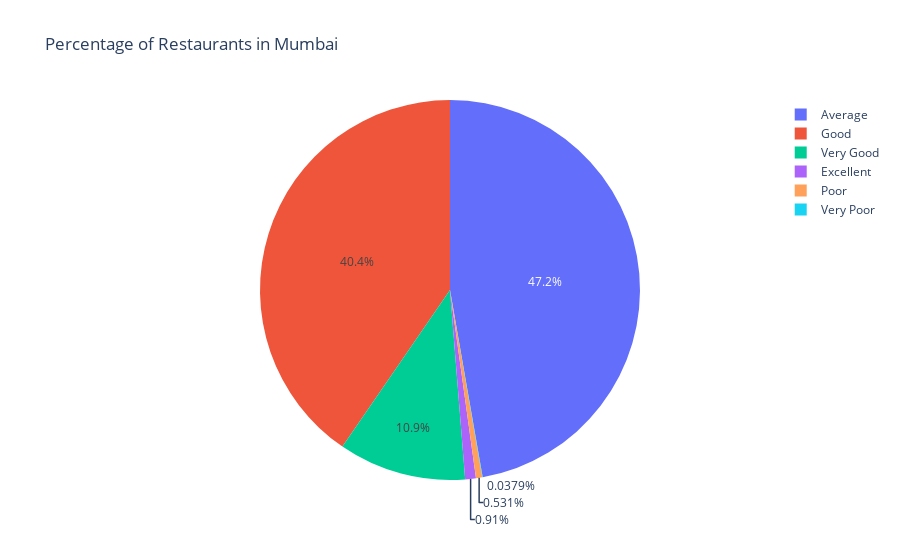

The notebook cell saved with this chart:
### Code cell
px.pie(ratings,names = "RATING_TYPE",values = "No of Restaurants",color = "RATING_TYPE", title = "Percentage of Restaurants in Mumbai")

### Figure 1 — Plotly figure (JSON) as saved in the notebook; plotly's stock layout.template omitted (floating-point values rounded to 4 significant figures)
{"data": [{"customdata": [["Average"], ["Good"], ["Very Good"], ["Excellent"], ["Poor"], ["Very Poor"]], "domain": {"x": [0, 1], "y": [0, 1]}, "hovertemplate": "RATING_TYPE=%{customdata[0]}<br>No of Restaurants=%{value}<extra></extra>", "labels": ["Average", "Good", "Very Good", "Excellent", "Poor", "Very Poor"], "legendgroup": "", "marker": {"colors": ["#636efa", "#EF553B", "#00cc96", "#ab63fa", "#FFA15A", "#19d3f3"]}, "name": "", "showlegend": true, "type": "pie", "values": [4983, 4263, 1145, 96, 56, 4]}], "layout": {"autosize": true, "legend": {"tracegroupgap": 0}, "title": {"text": "Percentage of Restaurants in Mumbai"}}}
